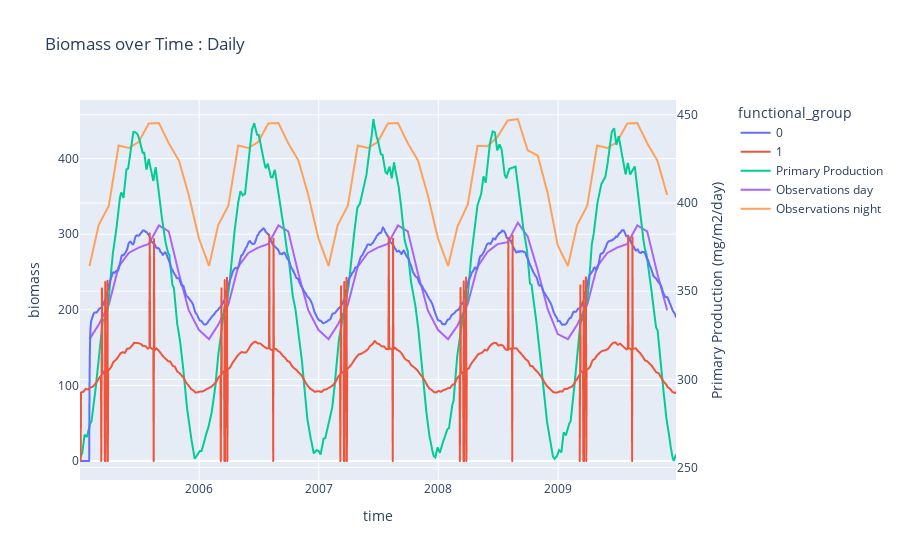

Source (notebook cell):
### Code cell
fig = px.line(
    model_print.export_biomass().pint.quantify().pint.to("mg/m2").to_dataframe().reset_index(),
    x="time",
    y="biomass",
    color="functional_group",
    title="Biomass over Time : Daily",
)

fig.add_trace(
    go.Scatter(
        x=observed_npp.l12.time.data.flatten(),
        y=observed_npp.l12.pint.quantify().pint.to("mg/m2/day").data.flatten(),
        mode="lines",
        name="Primary Production",
        yaxis="y2",
    )
)
fig.add_trace(
    go.Scatter(
        x=observations.day.time.data.flatten(),
        y=observations.day.pint.quantify().pint.to("mg/m2").data.flatten(),
        mode="lines",
        name="Observations day",
    )
)
fig.add_trace(
    go.Scatter(
        x=observations.night.time.data.flatten(),
        y=observations.night.pint.quantify().pint.to("mg/m2").data.flatten(),
        mode="lines",
        name="Observations night",
    )
)

fig.update_layout(yaxis2=dict(title="Primary Production (mg/m2/day)", overlaying="y", side="right"))
# Je veux plus d'espace entre la figure et la légende
fig.update_layout(legend=dict(y=1.0, x=1.1))

fig.show()
